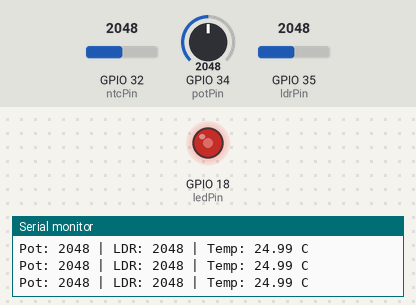
A sketch run on a simulated ESP32. On the bench: output pins drawn as LEDs (lit = HIGH), the last lines printed to the serial monitor. The inputs (shaded band) are chosen by the test bench; at power-on: GPIO 35 (ldrPin) = 2048, GPIO 34 (potPin) = 2048, GPIO 32 (ntcPin) = 2048.

Above: at 1.3 s.
1.4 s: GPIO 35 (ldrPin) set to 1956
At 2.7 s:
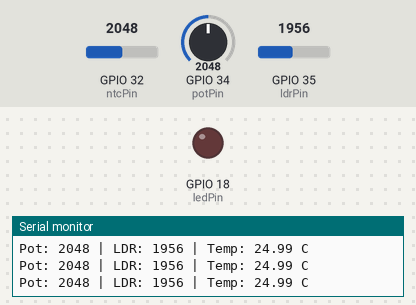
3.0 s: GPIO 35 (ldrPin) set to 2040
At 4.2 s:
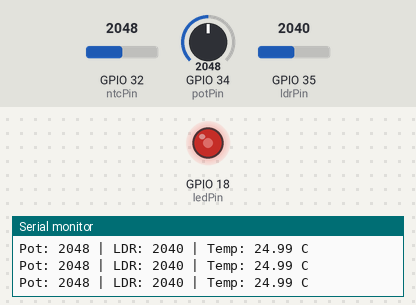
4.5 s: GPIO 34 (potPin) set to 2866
At 5.3 s:
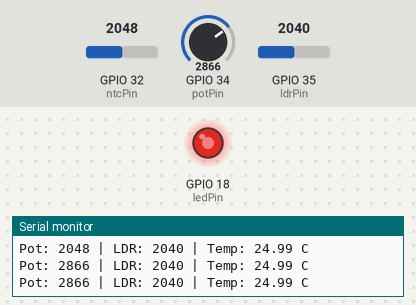
6.0 s: GPIO 34 (potPin) set to 3603
At 6.6 s:
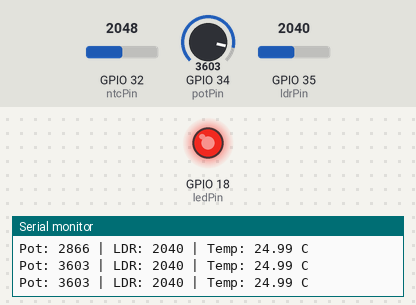
7.5 s: GPIO 34 (potPin) set to 491
At 7.8 s:
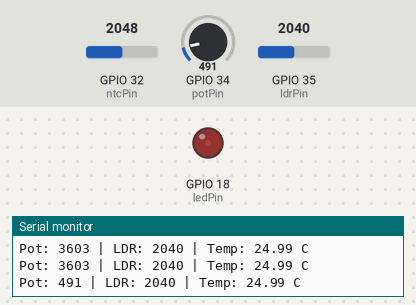
9.0 s: GPIO 34 (potPin) set to 0
At 10.2 s:
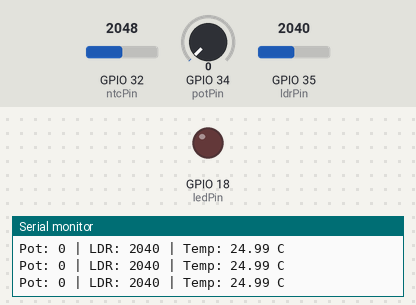
Timing chart, 0 to 11.5 s (numbered marks = the images above; inputs shaded):
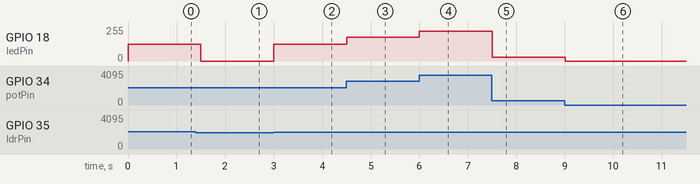

Measured:
- the behaviour switches between 2001 and 2000 on GPIO 35 (ldrPin) (found by bisection; images 0 and 1)
- after the input at 1.4 s, GPIO 18 (ledPin): 127/255 → 0/255 after 0.10 s
- after the input at 3.0 s, GPIO 18 (ledPin): 0/255 → 127/255 at once
- after the input at 4.5 s, GPIO 18 (ledPin): 127/255 → 178/255 at once
- after the input at 6.0 s, GPIO 18 (ledPin): 178/255 → 224/255 at once
- after the input at 7.5 s, GPIO 18 (ledPin): 224/255 → 30/255 at once
- after the input at 9.0 s, GPIO 18 (ledPin): 30/255 → 0/255 at once

The sketch:

sketch.ino
```cpp
/*
 * ESP32 ADC + PWM Activity
 * Activity A1, A2, and A3 combined based on Wokwi Wiring
 */


const int potPin = 34;    // Potentiometer Signal (SIG)
const int ldrPin = 35;    // LDR Module Analog Output (AO)
const int ntcPin = 32;    // NTC Module Signal (S)
const int ledPin = 18;    // Red LED Anode

// Constants for NTC Calculation
const float BETA = 3950; // Standard Beta Coefficient for Wokwi NTC

void setup() {
  // Start serial communication at 115200 baud
  Serial.begin(115200);

  // Initialize the LED pin as an output
  pinMode(ledPin, OUTPUT);

  // Note: ESP32 uses 12-bit ADC resolution (0 - 4095)
}

void loop() {
  // --- A1: Potentiometer -> LED Brightness (PWM) ---
  int potValue = analogRead(potPin);
  // Map 12-bit ADC value (0-4095) to 8-bit PWM value (0-255)
  int brightness = map(potValue, 0, 4095, 0, 255);

  // --- A2: LDR -> Automatic Light Control ---
  int ldrValue = analogRead(ldrPin);

  // Concept: If it's Dark (low LDR value), use Potentiometer brightness.
  // If it's Bright (high LDR value), keep the LED OFF.
  // (Note: On some modules, high light = low analog value; adjust if needed)
  if (ldrValue > 2000) {
    // It is "Dark" -> Allow PWM control
    analogWrite(ledPin, brightness);
  } else {
    // It is "Bright" -> Force LED OFF
    analogWrite(ledPin, 0);
  }

  // --- A3: NTC Temperature Sensor ---
  int ntcRaw = analogRead(ntcPin);
  // Convert raw analog value to Celsius using the Beta coefficient
  // 4095.0 is the max value for the ESP32 12-bit ADC
  float celsius = 1 / (log(1 / (4095.0 / ntcRaw - 1)) / BETA + 1.0 / 298.15) - 273.15;

  // --- Display Results to Serial Monitor ---
  Serial.print("Pot: "); Serial.print(potValue);
  Serial.print(" | LDR: "); Serial.print(ldrValue);
  Serial.print(" | Temp: "); Serial.print(celsius);
  Serial.println(" C");

  // Small delay to make the Serial Monitor readable
  delay(500);

  //Group 5
  //Ronnel Brent Brutas
  //Anwil Shien Oli
  //Ma. Kristal Czassandra A. Rivera
  //John Jefferson Catibog
  //Harold James Enciso
}
```
